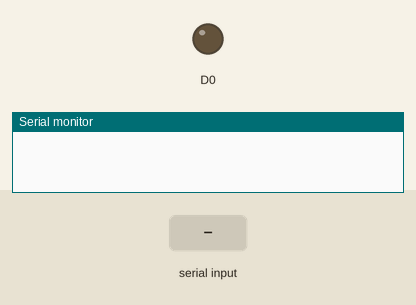
This sketch was run on a simulated ESP8266 (NodeMCU). Parts: output pins drawn as LEDs (lit = HIGH), the last lines printed to the serial monitor. Inputs (shaded band) come from the test bench.

Above: at 1.2 s.
1.3 s: "1" received over Serial
At 2.4 s:
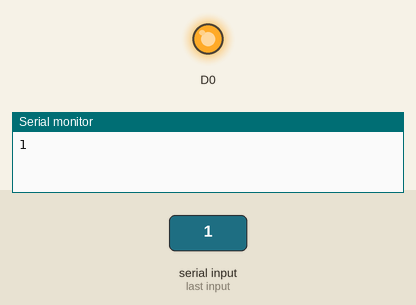
2.8 s: "0" received over Serial
At 3.5 s:
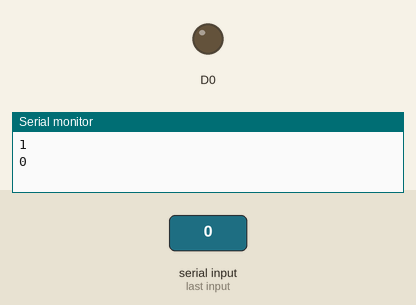
Timing chart, 0 to 5.8 s (numbered marks = the images above; inputs shaded):
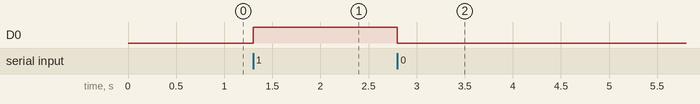

Measured:
- after the input at 1.3 s, D0: LOW → HIGH at once
- after the input at 2.8 s, D0: HIGH → LOW at once

The sketch:

ARDUINO-RELAY-SSR-TEST.ino
```cpp
char serial_command = -1;

void setup() {
  pinMode(D0, OUTPUT);

  Serial.begin(115200);
}

void loop() {

 if(Serial.available()>0){

     serial_command = Serial.read();
     if(serial_command == '0'){
        digitalWrite(D0, LOW);
        Serial.println("0");
     }
     if(serial_command == '1'){
        digitalWrite(D0, HIGH);
         Serial.println("1");
     }

  }

}
```
